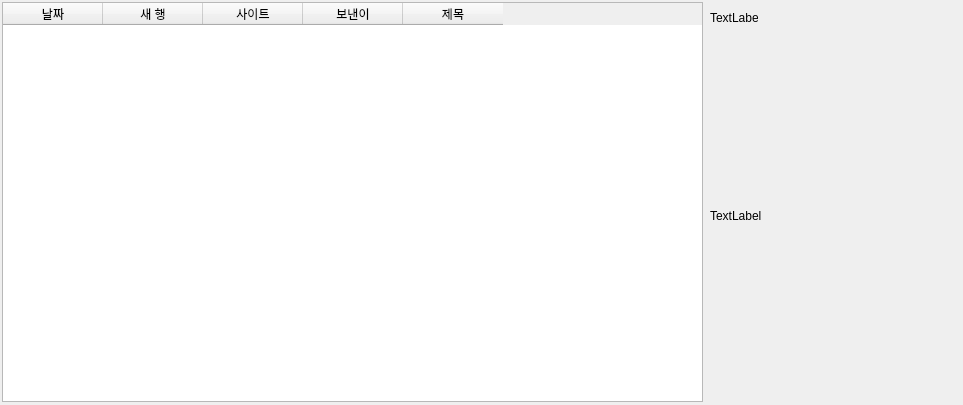
<?xml version="1.0" encoding="UTF-8"?>
<ui version="4.0">
 <class>MainWindow</class>
 <widget class="QMainWindow" name="MainWindow">
  <property name="geometry">
   <rect>
    <x>0</x>
    <y>0</y>
    <width>963</width>
    <height>405</height>
   </rect>
  </property>
  <property name="windowTitle">
   <string>MainWindow</string>
  </property>
  <widget class="QWidget" name="centralwidget">
   <widget class="QTableWidget" name="table">
    <property name="geometry">
     <rect>
      <x>2</x>
      <y>2</y>
      <width>701</width>
      <height>400</height>
     </rect>
    </property>
    <column>
     <property name="text">
      <string>날짜</string>
     </property>
    </column>
    <column>
     <property name="text">
      <string>새 행</string>
     </property>
    </column>
    <column>
     <property name="text">
      <string>사이트</string>
     </property>
    </column>
    <column>
     <property name="text">
      <string>보낸이</string>
     </property>
    </column>
    <column>
     <property name="text">
      <string>제목</string>
     </property>
    </column>
   </widget>
   <widget class="QLabel" name="lb_title">
    <property name="geometry">
     <rect>
      <x>710</x>
      <y>10</y>
      <width>48</width>
      <height>16</height>
     </rect>
    </property>
    <property name="text">
     <string>TextLabel</string>
    </property>
   </widget>
   <widget class="QLabel" name="lb_content">
    <property name="geometry">
     <rect>
      <x>710</x>
      <y>30</y>
      <width>251</width>
      <height>371</height>
     </rect>
    </property>
    <property name="text">
     <string>TextLabel</string>
    </property>
   </widget>
  </widget>
 </widget>
 <resources/>
 <connections/>
</ui>
